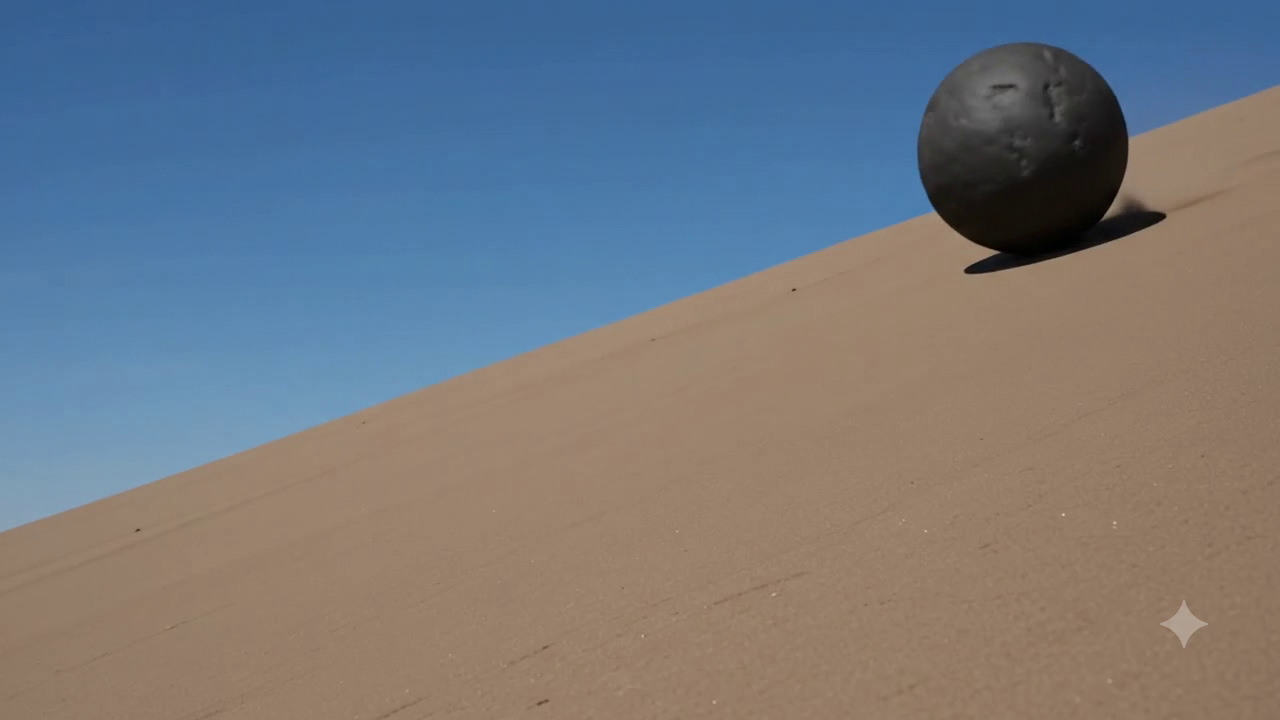
#> input picture frame 24 of video/without persistance/input_videos/paper.mp4, 1280 x 720 px
$ python Grid.py
#> lines starting #> are read from the running program, lines starting #| are printed output that depends on the picture
import numpy as np
import cv2
import os
import time
import glob
import shutil
from numba import njit, prange

# ==============================================================================
# HERRAMIENTAS DE VIDEO
# ==============================================================================
def VideoToImagen(video_path, output_folder):
#> called with video_path = 'input_videos/paper.mp4', output_folder = 'workspace_memristivo/separado'
    if not os.path.exists(output_folder):
        os.makedirs(output_folder)
    cap = cv2.VideoCapture(video_path)
    frame_count = 0
    while cap.isOpened():
        ret, frame = cap.read()
#> frame is the input picture: shape (720, 1280, 3); mean B, G, R 126.9, 120.5, 116.1
        if not ret: break
        gray_frame = cv2.cvtColor(frame, cv2.COLOR_BGR2GRAY)
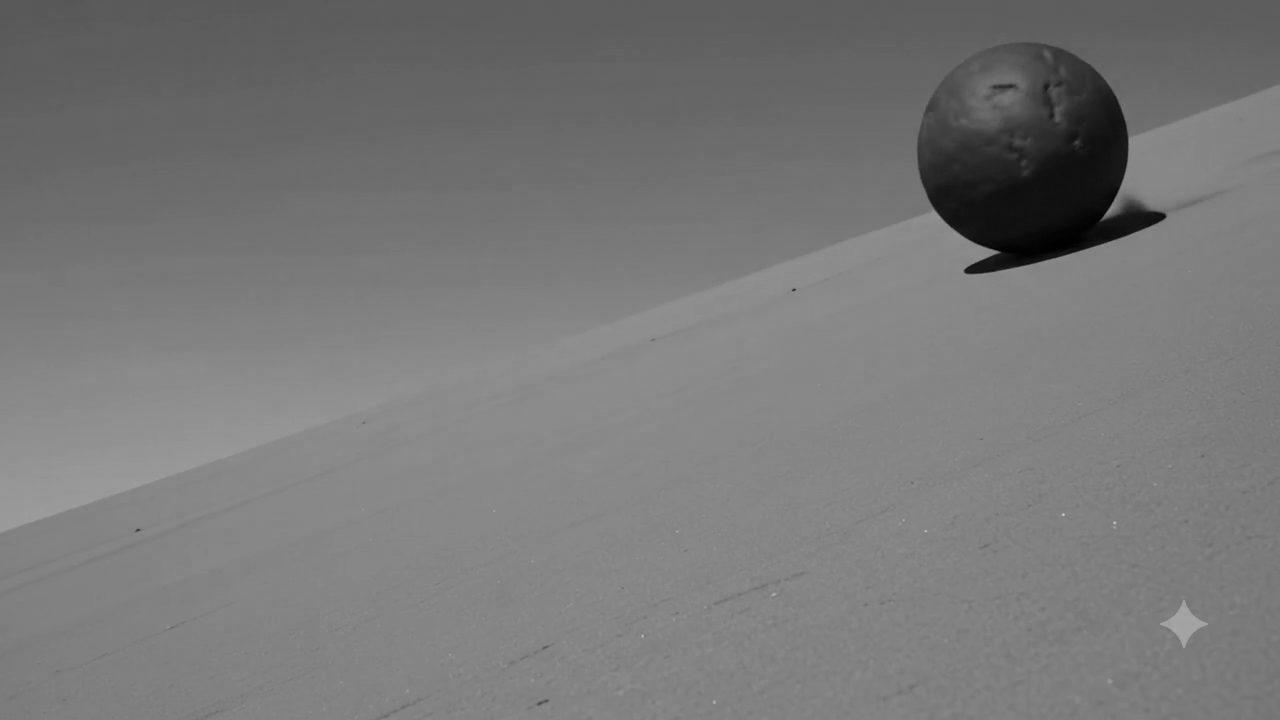
#> gray_frame: shape (720, 1280); min 0, max 210, mean 120
        frame_filename = os.path.join(output_folder, f'frame_{frame_count:04d}.png')
        cv2.imwrite(frame_filename, gray_frame)
        frame_count += 1
    cap.release()
    print(f"[INFO] extract {frame_count} photograms.")

# [171 lines left out: functions contruirVideo, calculate_memristance_flux, simulation_step, process_memristive_frame_static, not called in this run]

# ==============================================================================
# EJECUCIÓN PRINCIPAL LOCAL
# ==============================================================================
if __name__ == "__main__":

    input_videos_folder = "input_videos"
    output_videos_folder = "output_videos"
    workspace_folder = "workspace_memristivo"

    os.makedirs(input_videos_folder, exist_ok=True)
    os.makedirs(output_videos_folder, exist_ok=True)
    os.makedirs(workspace_folder, exist_ok=True)

    formatos = ('*.mp4', '*.mov', '*.avi', '*.mkv')
    videos_encontrados = []
    for ext in formatos:
        #videos_encontrados.extend(glob.glob(os.path.join(input_videos_folder, ext)))
        videos_encontrados.extend(glob.glob(os.path.join(input_videos_folder, ext.upper())))

    if not videos_encontrados:
        print(f"¡Atention! no videos found.")
        print(f"please, only videos (.mp4, .avi, etc.) in the folder '{input_videos_folder}' and run again.")
        exit()

    print(f"[INFO] ¡found {len(videos_encontrados)} videos!")

    # PARÁMETROS GLOBALES DE LA RED
    Rinit = 1.1; alpha_param = 500; Roff = 2 * alpha_param * Rinit
    Ron = 1.0; beta_param = 22; Rin = Roff / beta_param
    mu = 1e-14; Delta = 10e-9
    X0 = (Roff - Rinit) / (Roff - Ron)
    kappa = (mu * Ron) / (Delta**2 * (Ron * X0 + Roff * (1.0 - X0)))

    # ¡TIEMPO DE INTEGRACIÓN ULTRA CORTO! (La magia del k=5 + 3V sin memoria)
    tfin = 0.018 # Solo toma 15 iteraciones llegar al borde
    dt = 0.0001
    tn = int(tfin / dt)

    porcMoff = 2.0
    Mum = (porcMoff / 100.0) * Roff
    params = (Rinit, Roff, Ron, Rin, kappa, X0, dt, tn, Mum)

    for local_video_in in videos_encontrados:
        nombre_base = os.path.splitext(os.path.basename(local_video_in))[0]
        local_video_out = os.path.join(output_videos_folder, f"{nombre_base}_reconstruido.mp4")

        print(f"\n=======================================================")
        print(f"[INFO] START PROCESSING: {nombre_base}")
        print(f"=======================================================")

        local_input_folder = os.path.join(workspace_folder, "separado")
        local_output_folder = os.path.join(workspace_folder, "Procesado")

        if os.path.exists(local_input_folder): shutil.rmtree(local_input_folder)
        if os.path.exists(local_output_folder): shutil.rmtree(local_output_folder)
        os.makedirs(local_input_folder, exist_ok=True)
        os.makedirs(local_output_folder, exist_ok=True)

        print("\n--- PHASE 1: EXTRACTION ---")
        VideoToImagen(local_video_in, local_input_folder)

        print("\n--- PHASE 2: MATH PROCESSING  ---")
        files = sorted(glob.glob(os.path.join(local_input_folder, '*.png')))

        # Procesamos cada frame mandándolo limpio desde cero
        for f in files:
            process_memristive_frame_static(f, local_output_folder, params)

        print("\n--- PHASE 3: reconstruction ---")
        contruirVideo(local_output_folder, local_video_out)
        print(f"video save: {local_video_out}")

    print("\n[INFO] Processing END. ")

$ run again, starting later in the video
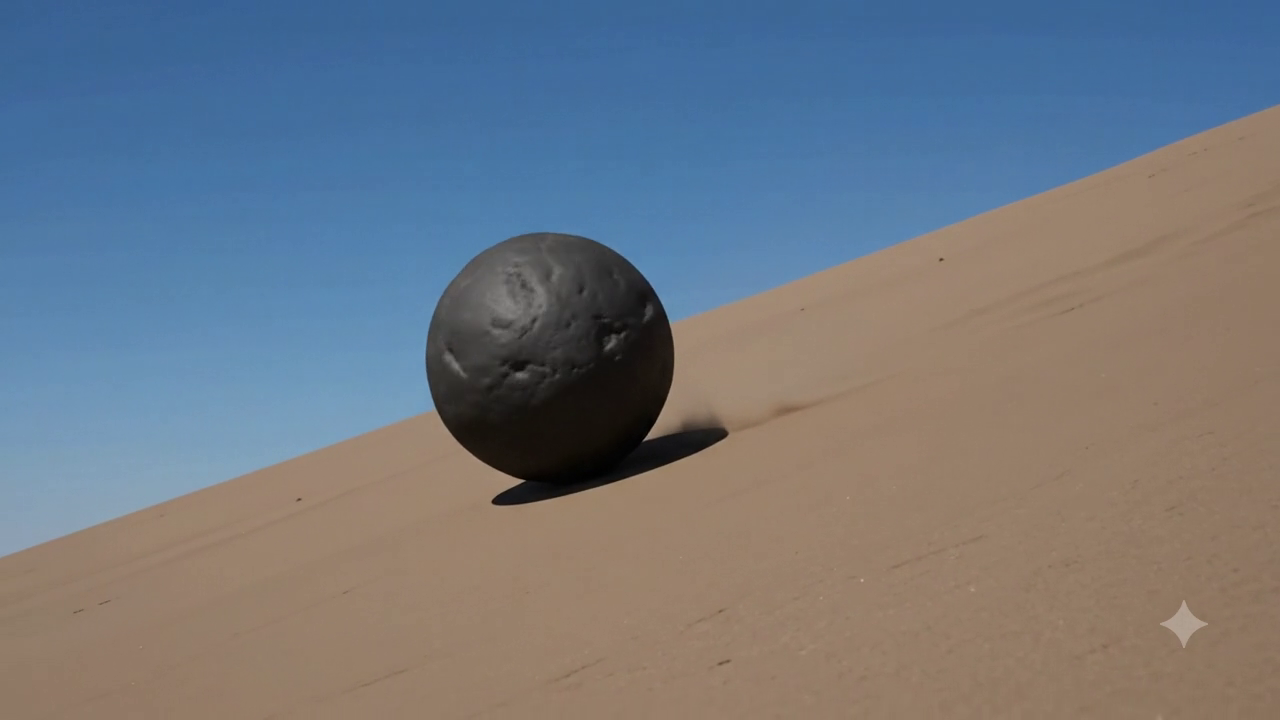
#> input picture frame 108 of video/without persistance/input_videos/paper.mp4, 1280 x 720 px
#> in VideoToImagen, frame is the input picture: shape (720, 1280, 3); mean B, G, R 128, 119.6, 113.7
#> in VideoToImagen, `gray_frame = cv2.cvtColor(frame, cv2.COLOR_BGR2GRAY)`:
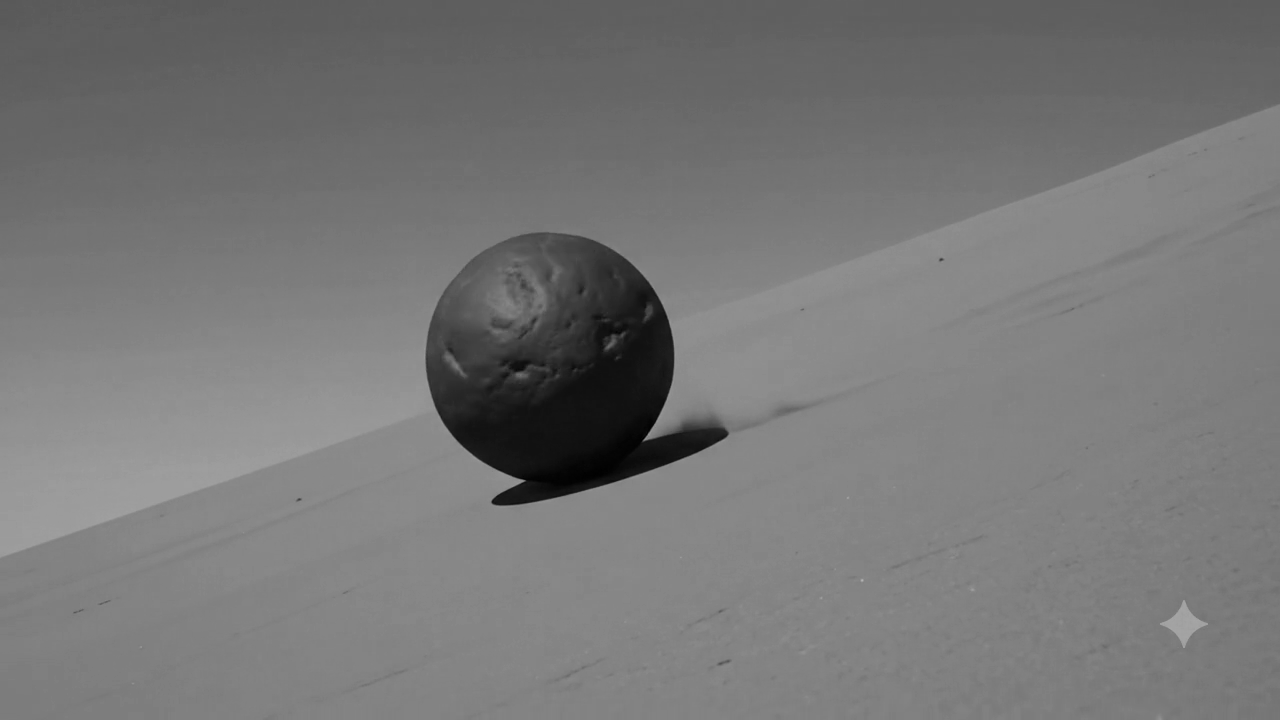
#> gray_frame: shape (720, 1280); min 0, max 179, mean 118.8

$ run again, starting later in the video
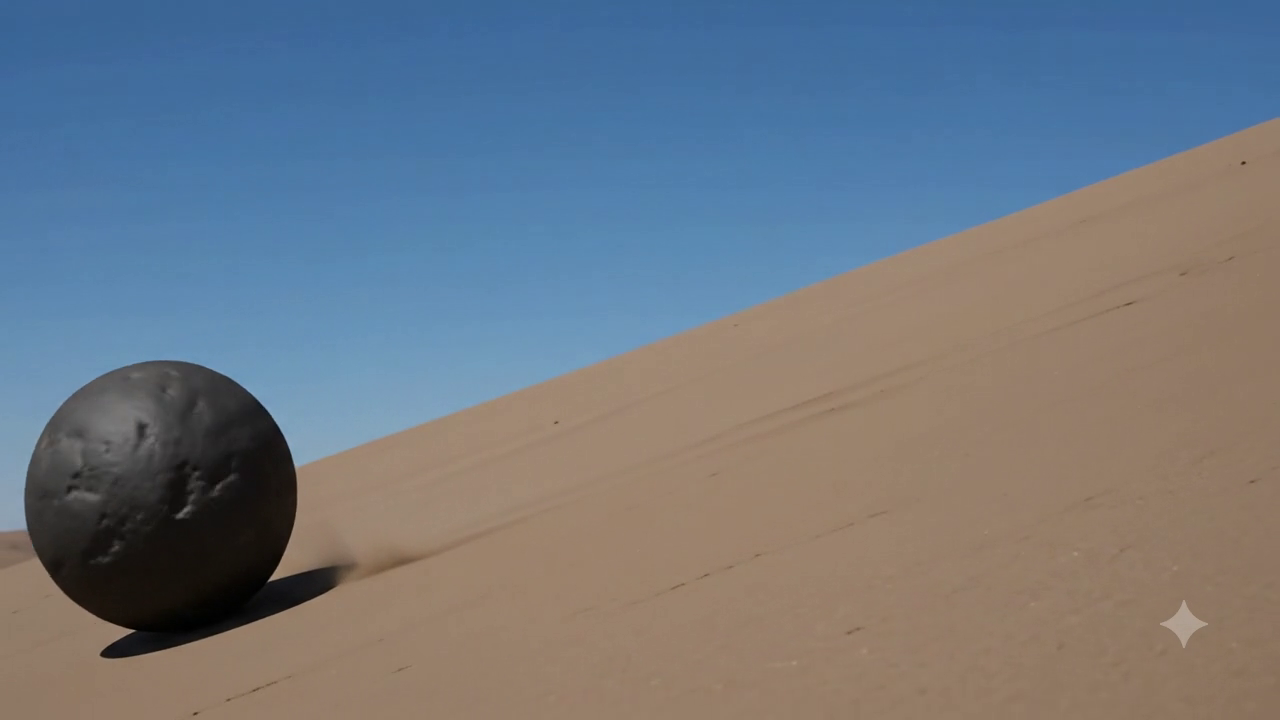
#> input picture frame 192 of video/without persistance/input_videos/paper.mp4, 1280 x 720 px
#> in VideoToImagen, frame is the input picture: shape (720, 1280, 3); mean B, G, R 128.7, 119.8, 112.6
#> in VideoToImagen, `gray_frame = cv2.cvtColor(frame, cv2.COLOR_BGR2GRAY)`:
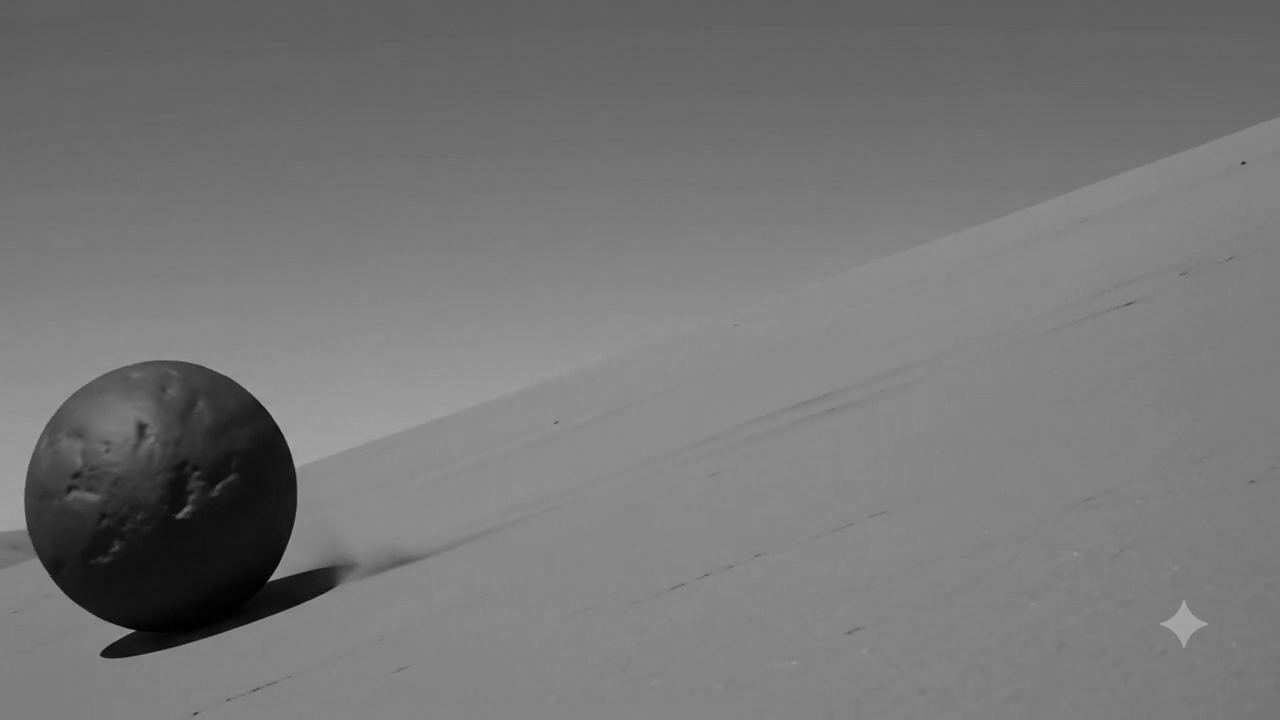
#> gray_frame: shape (720, 1280); min 0, max 172, mean 118.6
